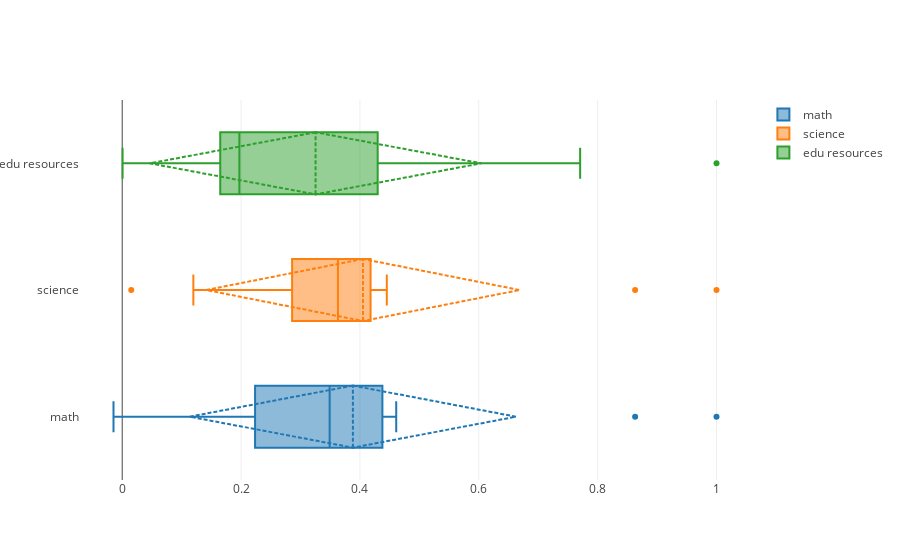

Notebook code for this chart:
### Code cell
x0 = TIMSS_corr['math'].as_matrix()
x1 = TIMSS_corr['science'].as_matrix()
x2 = TIMSS_corr['educational resources'].as_matrix()

trace0 = go.Box(x=x0,
               name='math',
               boxmean='sd')
trace1 = go.Box(x=x1,
               name='science',
               boxmean='sd')
trace2 = go.Box(x=x2,
               name='edu resources',
               boxmean='sd')
data = [trace0, trace1,trace2]
plotly.offline.iplot(data)

### Figure 1 — Plotly figure (JSON) as saved in the notebook; plotly's stock layout.template omitted (floating-point values rounded to 4 significant figures)
{"data": [{"boxmean": "sd", "name": "math", "type": "box", "x": [1, 0.4611, 0.3738, 0.3509, 0.863, 0.247, 0.2832, 0.2001, 0.4146, -0.01466, 0.1315, 0.3472]}, {"boxmean": "sd", "name": "science", "type": "box", "x": [0.863, 0.3589, 0.3467, 0.275, 1, 0.3832, 0.3906, 0.2968, 0.4452, 0.01517, 0.1197, 0.3672]}, {"boxmean": "sd", "name": "edu resources", "type": "box", "x": [0.4146, 0.1675, 0.1898, 0.1624, 0.4452, 0.2045, 0.2403, 0.185, 1, 0.0006435, 0.1233, 0.7706]}], "layout": {}}
